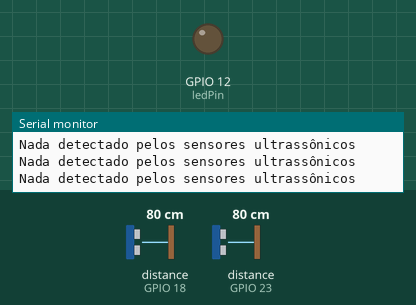
A sketch run on a simulated ESP32. Parts: output pins drawn as LEDs (lit = HIGH), the last lines printed to the serial monitor. Wiring (inferred from the names in the program): 2 × ultrasonic range finder: trigger GPIO 5, echo GPIO 18 / trigger GPIO 22, echo GPIO 23. Inputs (shaded band) come from the test bench; at power-on: distance to the obstacle (sensors on GPIO 18, GPIO 23) 80 cm. The echo pulse lasts 58.3 µs per cm; pins used as bus, display or sensor lines are not drawn.

Above: at 1.2 s.
1.3 s: distance to the obstacle (sensor on GPIO 18) set to 7 cm
2.8 s: distance to the obstacle (sensor on GPIO 18) set to 4 cm
At 3.1 s:
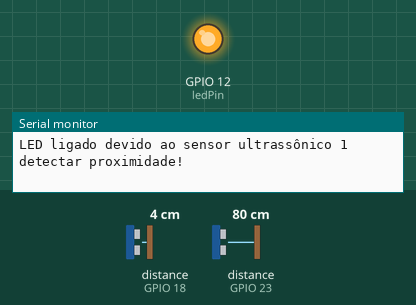
5.8 s: distance to the obstacle (sensor on GPIO 18) set to 9 cm
At 7.1 s:
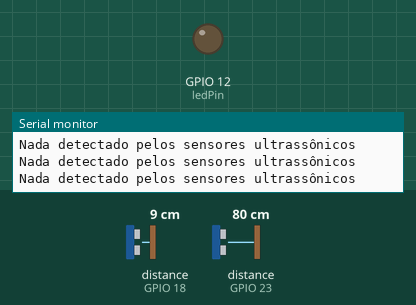
7.4 s: distance to the obstacle (sensor on GPIO 18) set to 2 cm
At 8.5 s:
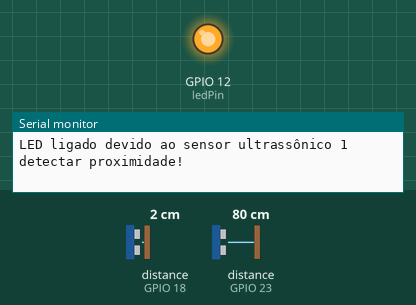
Timing chart, 0 to 10.4 s (numbered marks = the images above; inputs shaded):
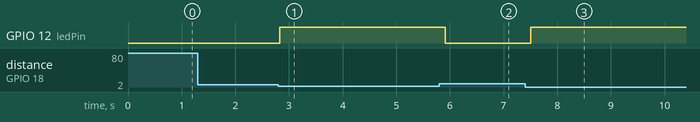

The sketch:

codigo_esp32.ino
```cpp
// Definir os pinos dos sensores ultrassônicos
const int trigPin1 = 5;      // Pino Trig do primeiro sensor ultrassônico
const int echoPin1 = 18;     // Pino Echo do primeiro sensor ultrassônico
const int trigPin4 = 22;     // Pino Trig do quarto sensor ultrassônico
const int echoPin4 = 23;     // Pino Echo do quarto sensor ultrassônico
const int ledPin = 12;       // Pino do LED

// Definir a distância mínima para acionar o LED (em cm)
const float distanciaMinima = 5.0;

void setup() {
  // Configurar o pino do LED como saída
  pinMode(ledPin, OUTPUT);

  // Configurar os pinos dos sensores ultrassônicos
  pinMode(trigPin1, OUTPUT);
  pinMode(echoPin1, INPUT);
  pinMode(trigPin4, OUTPUT);
  pinMode(echoPin4, INPUT);

  // Inicializar a comunicação serial (para receber dados do Arduino)
  Serial.begin(115200);  // A comunicação serial será em 115200 bauds
}

void loop() {
  // Verificar se há dados recebidos do Arduino via comunicação serial
  if (Serial.available()) {
    String comando = Serial.readStringUntil('\n'); // Ler até o fim da linha

    // Verificar qual PIR foi acionado e ligar o LED
    if (comando == "PIR1") {
      digitalWrite(ledPin, HIGH);
      Serial.println("LED ligado devido ao sensor PIR 1 detectar movimento!");
    } else if (comando == "PIR2") {
      digitalWrite(ledPin, HIGH);
      Serial.println("LED ligado devido ao sensor PIR 2 detectar movimento!");
    }
  }

  // Medir a distância com os sensores ultrassônicos
  float distancia1 = medirDistancia(trigPin1, echoPin1);
  float distancia4 = medirDistancia(trigPin4, echoPin4);

  // Verificar se a distância é menor que a mínima (acionando o LED se necessário)
  if (distancia4 < distanciaMinima || distancia1 < distanciaMinima) {
    // Ligar o LED se qualquer sensor ultrassônico detectar proximidade
    digitalWrite(ledPin, HIGH);
    if (distancia4 < distanciaMinima) {
      Serial.println("LED ligado devido ao sensor ultrassônico 4 detectar proximidade!");
    }
    if (distancia1 < distanciaMinima) {
      Serial.println("LED ligado devido ao sensor ultrassônico 1 detectar proximidade!");
    }
  } else {
    // Desligar o LED se não houver proximidade
    digitalWrite(ledPin, LOW);
    Serial.println("Nada detectado pelos sensores ultrassônicos");
  }

  // Aguardar 100 milissegundos antes de verificar novamente
  delay(100);
}

// Função para medir a distância com o sensor ultrassônico
float medirDistancia(int trigPin, int echoPin) {
  // Enviar um pulso de 10 microssegundos no pino Trig
  digitalWrite(trigPin, LOW);
  delayMicroseconds(2);
  digitalWrite(trigPin, HIGH);
  delayMicroseconds(10);
  digitalWrite(trigPin, LOW);

  // Ler o tempo de resposta no pino Echo
  long duracao = pulseIn(echoPin, HIGH);

  // Calcular a distância em centímetros
  float distancia = duracao * 0.034 / 2; // Fórmula: (tempo * velocidade do som) / 2

  return distancia;
}
```

Measured:
- the behaviour switches between 6 and 5 cm on distance to the obstacle (sensor on GPIO 18) (found by bisection; images 0 and 1)
- after the input at 2.8 s, GPIO 12 (ledPin): LOW → HIGH at once
- after the input at 5.8 s, GPIO 12 (ledPin): HIGH → LOW after 0.11 s
- after the input at 7.4 s, GPIO 12 (ledPin): LOW → HIGH after 0.11 s
